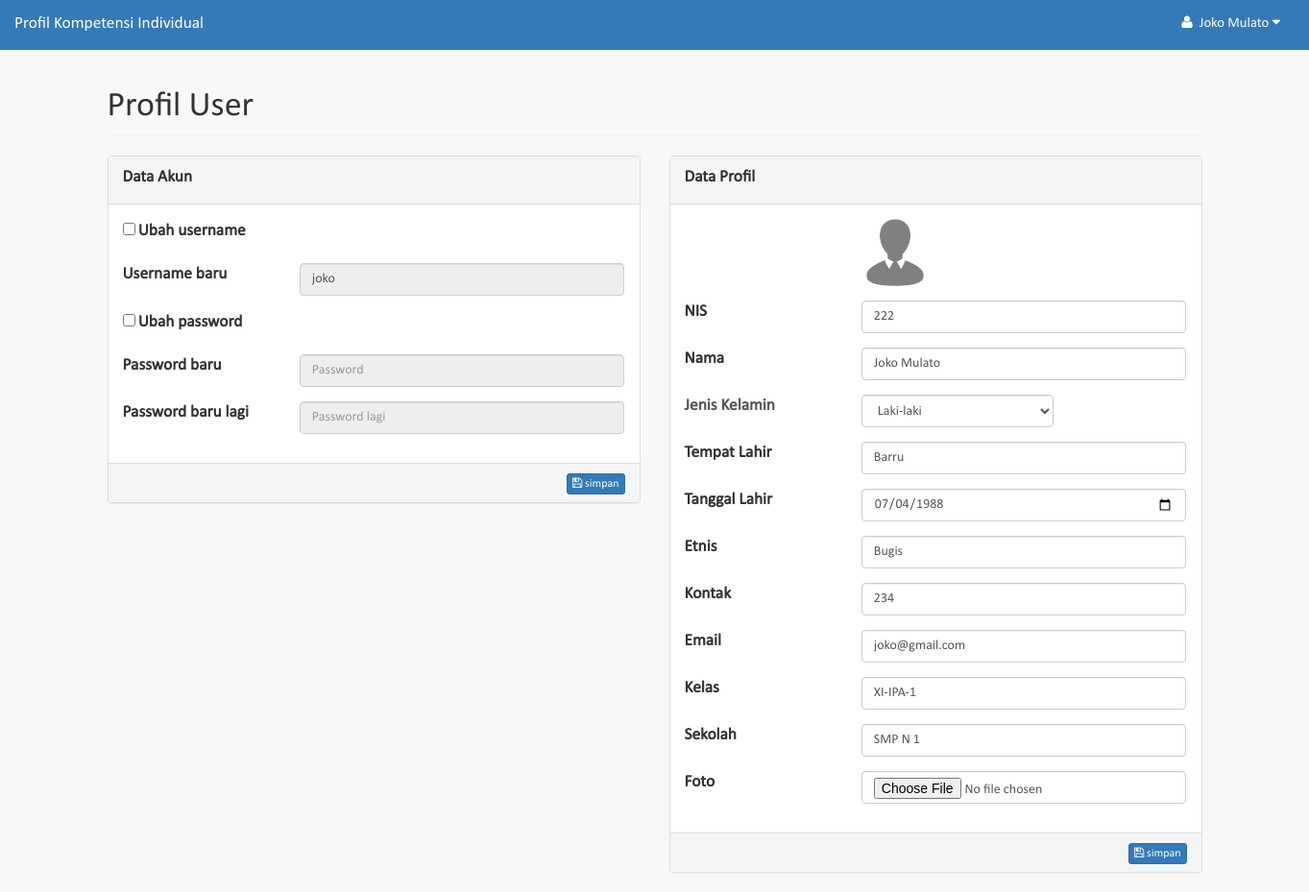
Screenshot of /profile (signed in) with the database file from the repository.
### tables this page shows
CREATE TABLE `profiles` (
  `id` int(11) NOT NULL,
  `nip` varchar(40) DEFAULT NULL,
  `nama` varchar(70) DEFAULT NULL,
  `jenis_kelamin` varchar(30) DEFAULT NULL,
  `tempat_lahir` varchar(40) DEFAULT NULL,
  `tanggal_lahir` date DEFAULT NULL,
  `etnis` varchar(50) DEFAULT NULL,
  `kontak` varchar(20) DEFAULT NULL,
  `email` varchar(50) DEFAULT NULL,
  `foto` varchar(100) DEFAULT NULL,
  `kelas` varchar(20) DEFAULT NULL,
  `sekolah` varchar(50) DEFAULT NULL,
  `group_id` int(11) DEFAULT NULL
);

### engine/methods.php (called while the page is built, shortened)
<?php
	function get_session(){
		if(isset($_SESSION['login']) && $_SESSION['login']==true)
			return (object)array(
				'id'=>$_SESSION['id'],
				'username'=>$_SESSION['username'],
				'group_id'=>$_SESSION['group_id'],
				'group_name'=>$_SESSION['group_name'],
				'ref_id'=>$_SESSION['ref_id'],
				'profile'=>$_SESSION['profile']
			);
	}

### engine/db.php (called while the page is built, shortened)
<?php
	$connection = mysqli_connect('localhost:3406', 'root', '');
	mysqli_select_db($connection, 'potensi');
	function query_one($Q){
		global $connection;
		$mres = mysqli_query($connection, $Q) or die($Q . '<br/>' . mysqli_error($connection));
		if(mysqli_num_rows($mres)==1)
			return mysqli_fetch_object($mres);
		else
			return false;
	}
	function select_one($table, $condition=null){
		$condition = empty($condition) ? '':' WHERE ' . $condition;
		return query_one("SELECT * FROM $table $condition");
	}

### modules/modul_profil.php (called while the page is built, shortened)
<?php
	$profil = select_one( "profiles", "id=" . $user_session->ref_id );

### templates/modul_profil.php (the view, shortened to what this page needs)
<?php include "layout/header.php"; ?>
<?php if( $user_session->group_id==USER_SISWA ): ?>
        </div>
<div class="container">
<?php else: ?>
    <?php include "layout/sidemenu.php"; ?>
<?php endif; ?>
    <div class="row">
        <div class="col-lg-12">
            <h1 class="page-header">Profil User</h1>
        </div>
    </div>
    <div class="row">
        <div class="col-md-6">
            <form method="post" class="form-horizontal">
                <div class="panel panel-default">
                    <div class="panel-heading"><label>Data Akun</label></div>
                    <div class="panel-body">
                        <div class="form-group">
                            <div class="col-md-12">
                                <input id="ubah-username" type="checkbox" name="ubah_username" value="1" />
                                <label for="ubah-username"> Ubah username</label>
                            </div>
                        </div>
                        <div class="form-group">
                            <label class="col-md-4"> Username baru</label>
                            <div class="col-md-8">
                                <input type="text" name="username" placeholder="Username" class="form-control" value="<?php echo $user_session->username; ?>" disabled>
                            </div>
                        </div>
                        <div class="form-group">
                            <div class="col-md-12">
                                <input id="ubah-password" type="checkbox" name="ubah_password" value="1" />
                                <label for="ubah-password"> Ubah password</label>
                            </div>
                        </div>
                        <div class="form-group">
                            <label class="col-md-4"> Password baru</label>
                            <div class="col-md-8">
                                <input type="password" name="password1" placeholder="Password" class="form-control" disabled>
                            </div>
                        </div>
                        <div class="form-group">
                            <label class="col-md-4"> Password baru lagi</label>
                            <div class="col-md-8">
                                <input type="password" name="password2" placeholder="Password lagi" class="form-control" disabled>
                            </div>
                        </div>
                    </div>
                    <div class="panel-footer"> &nbsp;
                        <button class="btn btn-xs btn-primary pull-right"> <i class="fa fa-save"></i> simpan</button>
                    </div>
                </div>
            </form>
        </div>
        <div class="col-md-6">
            <form method="post" class="form-horizontal" enctype="multipart/form-data">
                <div class="panel panel-default">
                    <div class="panel-heading"><label>Data Profil</label></div>
                    <div class="panel-body">
                        <div class="form-group">
                            <div class="col-md-12 col-md-offset-4">
                                <img src=".<?php echo empty($profil) ? "/files/users.png":$profil->foto ?>" width="70px" />
                            </div>
                        </div>
                        <div class="form-group">
                            <label class="col-md-4"> <?php echo $user_session->group_id==USER_GURU ? "NIP":"NIS" ?></label>
                            <div class="col-md-8">
                                <input type="text" name="nip" placeholder="<?php echo $user_session==USER_GURU ? "NIP":"NIS" ?>" class="form-control" value="<?php echo empty($profil) ? "":$profil->nip ?>" >
                            </div>
                        </div>
                        <div class="form-group">
                            <label class="col-md-4"> Nama</label>
                            <div class="col-md-8">
                                <input type="text" name="nama" placeholder="Nama" class="form-control" value="<?php echo empty($profil) ? "":$profil->nama ?>" >
                            </div>
                        </div>
                        <div class="form-group">
                                        <label class="col-md-4"  style="color:#555;">Jenis Kelamin</label>
                                        <div class="col-md-5">
                                            <select name="jenis_kelamin" class="form-control" placeholder="Jenis Kelamin" required>
                                                <option value="Laki-laki" <?php if(!empty($profil)) {
                                                    echo $profil->jenis_kelamin=="Laki-laki"?"selected":"";
                                                    } ?> >Laki-laki</option>
                                            </select>
                                        </div>
                        </div>
                        <?php if( $user_session->group_id==USER_SISWA ): ?>
                            <div class="form-group">
                                <label class="col-md-4">Tempat Lahir</label>
                                <div class="col-md-8">
                                    <input type="text" name="tempat_lahir" class="form-control" placeholder="Tempat lahir" value="<?php echo empty($profil) ? "":$profil->tempat_lahir ?>" />
                                </div>
                            </div>
                            <div class="form-group">
                                <label class="col-md-4">Tanggal Lahir</label>
                                <div class="col-md-8">
                                    <input type="date" name="tanggal_lahir" class="form-control" placeholder="Tanggal lahir" value="<?php echo empty($profil) ? "":$profil->tanggal_lahir ?>"/>
                                </div>
                            </div>
                            <div class="form-group">
                                <label class="col-md-4">Etnis</label>
                                <div class="col-md-8">
                                    <input type="text" name="etnis" class="form-control" placeholder="Etnis" value="<?php echo empty($profil) ? "":$profil->etnis ?>"/>
                                </div>
                            </div>
                        <?php endif; ?>
                        <div class="form-group">
                            <label class="col-md-4"> Kontak</label>
                            <div class="col-md-8">
                                <input type="text" name="kontak" placeholder="Kontak" class="form-control" value="<?php echo empty($profil) ? "":$profil->kontak ?>" >
                            </div>
                        </div>
                        <div class="form-group">
                            <label class="col-md-4"> Email</label>
                            <div class="col-md-8">
                                <input type="email" name="email" placeholder="Email" class="form-control" value="<?php echo empty($profil) ? "":$profil->email ?>" >
                            </div>
                        </div>
                        <div class="form-group">
                            <label class="col-md-4"> Kelas</label>
                            <div class="col-md-8">
                                <input type="text" name="kelas" placeholder="Kelas" class="form-control" value="<?php echo empty($profil) ? "":$profil->kelas ?>" >
                            </div>
                        </div>
                        <div class="form-group">
                            <label class="col-md-4"> Sekolah</label>
                            <div class="col-md-8">
                                <input type="text" name="sekolah" placeholder="Kelas" class="form-control" value="<?php echo empty($profil) ? "":$profil->sekolah ?>" >
                            </div>
                        </div>
                        <div class="form-group">
                            <label class="col-md-4"> Foto</label>
                            <div class="col-md-8">
                                <input type="file" name="foto" placeholder="Foto" class="form-control"/>
                            </div>
                        </div>
                    </div>
                    <div class="panel-footer"> &nbsp;
                        <button class="btn btn-xs btn-primary pull-right"> <i class="fa fa-save"></i> simpan</button>
                    </div>
                </div>
            </form>
        </div>
    </div>
<?php include "layout/footer.php"; ?>

### templates/layout/header.php (shortened to what this page needs)
<!DOCTYPE html>
<html lang="en">
<head>
    <link href="./assets/js/bootstrap/dist/css/bootstrap.min.css" rel="stylesheet">
    <link href="./assets/js/metisMenu/dist/metisMenu.min.css" rel="stylesheet">
    <link href="./assets/css/timeline.css" rel="stylesheet">
    <link href="./assets/css/sb-admin-2.css" rel="stylesheet">
    <link href="./assets/js/morrisjs/morris.css" rel="stylesheet">
    <link href="./assets/js/font-awesome/css/font-awesome.min.css" rel="stylesheet" type="text/css">
</head>
<body>
    <div id="wrapper">
        <nav class="navbar navbar-default navbar-static-top navbar-warna" role="navigation" style="margin-bottom: 0;">
            <div class="navbar-header">
                <a class="navbar-brand" href="home"><?php echo APPLICATION_TITLE ?></a>
            </div>
            <ul class="nav navbar-top-links navbar-right">
                <li class="dropdown">
                    <a class="dropdown-toggle" data-toggle="dropdown" href="">
                         <i class="fa fa-user fa-fw"></i> <?php echo $user_session->profile->nama ?>  <i class="fa fa-caret-down"></i>
                    </a>
                </li>
            </ul>

### assets/css/sb-admin-2.css (style rules this page uses)
body { background-color: #f8f8f8; font-family: calibri; }
#wrapper { width: 100%; font-family: calibri; }
div, p, span, input, label { font-family: calibri; }
p, label, .panel-heading, input, button, .navbar-brand { font-size: 13pt; }
.dropdown a { font-size: 11pt; }
.navbar-top-links { margin-right: 0; }
.navbar-top-links li { display: inline-block; }
.navbar-top-links li:last-child { margin-right: 15px; }
.navbar-top-links li a { padding: 15px; min-height: 50px; }

### templates/layout/header.php (style rules this page uses)
.navbar-warna { color: #fff; background-color: #337ab7; border-color: #337ab7; }
.navbar-warna .navbar-brand, .navbar-warna .navbar-brand:hover, .navbar-warna a { color: #fff; }

### rows the page displays
profiles: nama "Joko Mulato", foto (picture), nip "222", jenis_kelamin "Laki-laki", tempat_lahir "Barru", tanggal_lahir "07/04/1988", etnis "Bugis", kontak "234", email "joko@gmail.com", kelas "XI-IPA-1", sekolah "SMP N 1"

### other values shown
APPLICATION_TITLE "Profil Kompetensi Individual"
